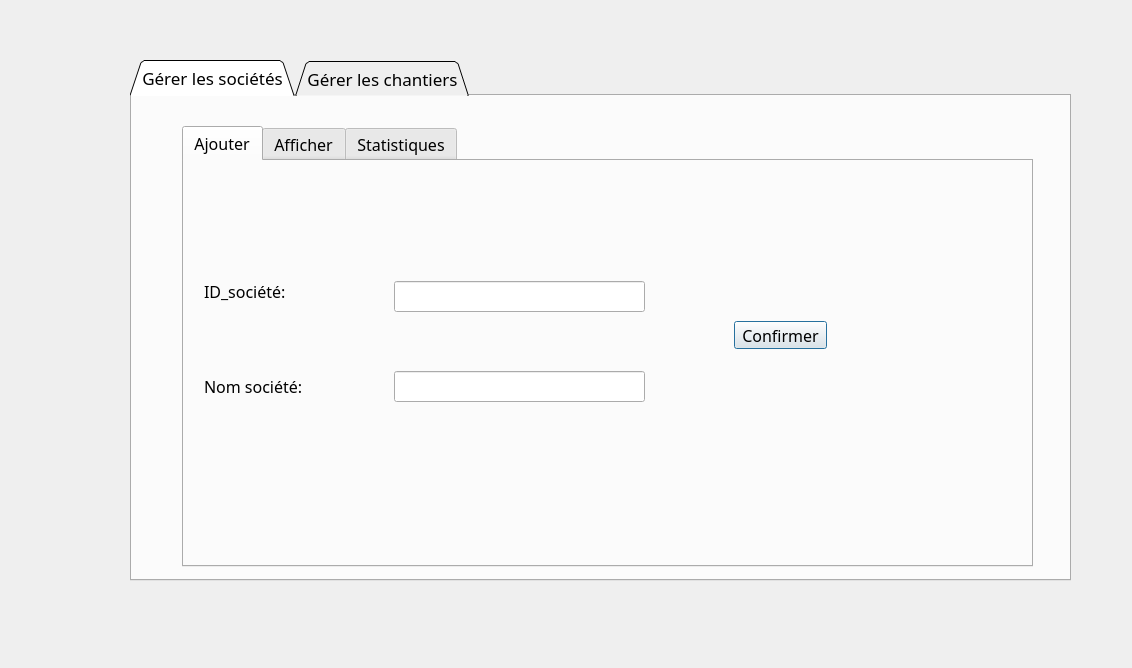
<?xml version="1.0" encoding="UTF-8"?>
<ui version="4.0">
 <class>Dialog</class>
 <widget class="QDialog" name="Dialog">
  <property name="geometry">
   <rect>
    <x>0</x>
    <y>0</y>
    <width>1132</width>
    <height>668</height>
   </rect>
  </property>
  <property name="windowTitle">
   <string>Dialog</string>
  </property>
  <widget class="QTabWidget" name="tabWidget">
   <property name="geometry">
    <rect>
     <x>130</x>
     <y>60</y>
     <width>941</width>
     <height>521</height>
    </rect>
   </property>
   <property name="font">
    <font>
     <family>Bahnschrift SemiCondensed</family>
     <pointsize>13</pointsize>
    </font>
   </property>
   <property name="autoFillBackground">
    <bool>false</bool>
   </property>
   <property name="styleSheet">
    <string notr="true">background-image: url(:/image/baladitech.PNG);
background-image: url(:/image/Design baladitech CRUD.jpg);</string>
   </property>
   <property name="tabShape">
    <enum>QTabWidget::Triangular</enum>
   </property>
   <property name="currentIndex">
    <number>0</number>
   </property>
   <property name="iconSize">
    <size>
     <width>16</width>
     <height>16</height>
    </size>
   </property>
   <property name="elideMode">
    <enum>Qt::ElideNone</enum>
   </property>
   <widget class="QWidget" name="tab">
    <attribute name="title">
     <string>Gérer les sociétés</string>
    </attribute>
    <widget class="QTabWidget" name="tabWidget_2">
     <property name="geometry">
      <rect>
       <x>50</x>
       <y>30</y>
       <width>851</width>
       <height>441</height>
      </rect>
     </property>
     <property name="font">
      <font>
       <family>Tw Cen MT</family>
       <pointsize>12</pointsize>
      </font>
     </property>
     <property name="autoFillBackground">
      <bool>false</bool>
     </property>
     <property name="styleSheet">
      <string notr="true">background-image: url(:/image/Design baladitech inCRUD.png);</string>
     </property>
     <property name="currentIndex">
      <number>0</number>
     </property>
     <widget class="QWidget" name="tab_3">
      <attribute name="title">
       <string>Ajouter</string>
      </attribute>
      <widget class="QLineEdit" name="lineEdit_13">
       <property name="geometry">
        <rect>
         <x>210</x>
         <y>210</y>
         <width>251</width>
         <height>31</height>
        </rect>
       </property>
      </widget>
      <widget class="QLabel" name="label_32">
       <property name="geometry">
        <rect>
         <x>20</x>
         <y>120</y>
         <width>171</width>
         <height>21</height>
        </rect>
       </property>
       <property name="text">
        <string>ID_société:</string>
       </property>
      </widget>
      <widget class="QLineEdit" name="lineEdit_12">
       <property name="geometry">
        <rect>
         <x>210</x>
         <y>120</y>
         <width>251</width>
         <height>31</height>
        </rect>
       </property>
      </widget>
      <widget class="QLabel" name="label_31">
       <property name="geometry">
        <rect>
         <x>20</x>
         <y>210</y>
         <width>171</width>
         <height>31</height>
        </rect>
       </property>
       <property name="text">
        <string>Nom société:</string>
       </property>
      </widget>
      <widget class="QPushButton" name="pushButton_4">
       <property name="geometry">
        <rect>
         <x>550</x>
         <y>160</y>
         <width>93</width>
         <height>28</height>
        </rect>
       </property>
       <property name="text">
        <string>Confirmer</string>
       </property>
      </widget>
     </widget>
     <widget class="QWidget" name="tab_5">
      <attribute name="title">
       <string>Afficher</string>
      </attribute>
      <widget class="QLabel" name="label_35">
       <property name="geometry">
        <rect>
         <x>40</x>
         <y>300</y>
         <width>91</width>
         <height>21</height>
        </rect>
       </property>
       <property name="text">
        <string>Trier par:</string>
       </property>
      </widget>
      <widget class="QLabel" name="label_37">
       <property name="geometry">
        <rect>
         <x>340</x>
         <y>320</y>
         <width>101</width>
         <height>20</height>
        </rect>
       </property>
       <property name="text">
        <string>Rechercher:</string>
       </property>
      </widget>
      <widget class="QLineEdit" name="lineEdit_17">
       <property name="geometry">
        <rect>
         <x>450</x>
         <y>310</y>
         <width>231</width>
         <height>31</height>
        </rect>
       </property>
      </widget>
      <widget class="QPushButton" name="pushButton_7">
       <property name="geometry">
        <rect>
         <x>720</x>
         <y>310</y>
         <width>93</width>
         <height>28</height>
        </rect>
       </property>
       <property name="text">
        <string>Rechercher</string>
       </property>
      </widget>
      <widget class="QTableView" name="Affichage_2">
       <property name="geometry">
        <rect>
         <x>40</x>
         <y>10</y>
         <width>521</width>
         <height>281</height>
        </rect>
       </property>
      </widget>
      <widget class="QPushButton" name="pushButton_5">
       <property name="geometry">
        <rect>
         <x>590</x>
         <y>90</y>
         <width>93</width>
         <height>28</height>
        </rect>
       </property>
       <property name="text">
        <string>Modifier</string>
       </property>
       <property name="checkable">
        <bool>true</bool>
       </property>
      </widget>
      <widget class="QPushButton" name="pushButton_2">
       <property name="geometry">
        <rect>
         <x>590</x>
         <y>160</y>
         <width>93</width>
         <height>28</height>
        </rect>
       </property>
       <property name="text">
        <string>Supprimer</string>
       </property>
      </widget>
      <widget class="QRadioButton" name="radioButton">
       <property name="geometry">
        <rect>
         <x>110</x>
         <y>310</y>
         <width>97</width>
         <height>20</height>
        </rect>
       </property>
       <property name="text">
        <string>Nom</string>
       </property>
      </widget>
      <widget class="QRadioButton" name="radioButton_2">
       <property name="geometry">
        <rect>
         <x>110</x>
         <y>350</y>
         <width>97</width>
         <height>20</height>
        </rect>
       </property>
       <property name="text">
        <string>ID</string>
       </property>
      </widget>
     </widget>
     <widget class="QWidget" name="tab_7">
      <attribute name="title">
       <string>Statistiques</string>
      </attribute>
      <widget class="QLabel" name="label_39">
       <property name="geometry">
        <rect>
         <x>55</x>
         <y>40</y>
         <width>181</width>
         <height>31</height>
        </rect>
       </property>
       <property name="text">
        <string>ID_société:</string>
       </property>
      </widget>
      <widget class="QLineEdit" name="lineEdit_19">
       <property name="geometry">
        <rect>
         <x>280</x>
         <y>40</y>
         <width>231</width>
         <height>31</height>
        </rect>
       </property>
      </widget>
      <widget class="QPushButton" name="pushButton_9">
       <property name="geometry">
        <rect>
         <x>570</x>
         <y>40</y>
         <width>93</width>
         <height>28</height>
        </rect>
       </property>
       <property name="text">
        <string>Confirmer</string>
       </property>
      </widget>
      <widget class="QTableWidget" name="tableWidget">
       <property name="geometry">
        <rect>
         <x>60</x>
         <y>100</y>
         <width>421</width>
         <height>281</height>
        </rect>
       </property>
      </widget>
     </widget>
    </widget>
   </widget>
   <widget class="QWidget" name="Ajouter">
    <attribute name="title">
     <string>Gérer les chantiers</string>
    </attribute>
    <widget class="QTabWidget" name="tabWidget_3">
     <property name="geometry">
      <rect>
       <x>50</x>
       <y>30</y>
       <width>851</width>
       <height>441</height>
      </rect>
     </property>
     <property name="font">
      <font>
       <family>Tw Cen MT</family>
       <pointsize>12</pointsize>
      </font>
     </property>
     <property name="autoFillBackground">
      <bool>false</bool>
     </property>
     <property name="styleSheet">
      <string notr="true">background-image: url(:/image/Design baladitech inCRUD.png);</string>
     </property>
     <property name="currentIndex">
      <number>0</number>
     </property>
     <widget class="QWidget" name="tab_8">
      <attribute name="title">
       <string>Ajouter</string>
      </attribute>
      <widget class="QLabel" name="label">
       <property name="geometry">
        <rect>
         <x>35</x>
         <y>70</y>
         <width>171</width>
         <height>21</height>
        </rect>
       </property>
       <property name="text">
        <string>Nom chantier:</string>
       </property>
      </widget>
      <widget class="QLabel" name="label_2">
       <property name="geometry">
        <rect>
         <x>40</x>
         <y>130</y>
         <width>131</width>
         <height>31</height>
        </rect>
       </property>
       <property name="text">
        <string>Localisation:</string>
       </property>
      </widget>
      <widget class="QLineEdit" name="lineEdit">
       <property name="geometry">
        <rect>
         <x>250</x>
         <y>70</y>
         <width>111</width>
         <height>31</height>
        </rect>
       </property>
      </widget>
      <widget class="QLabel" name="label_4">
       <property name="geometry">
        <rect>
         <x>170</x>
         <y>110</y>
         <width>121</width>
         <height>21</height>
        </rect>
       </property>
       <property name="text">
        <string>Régions</string>
       </property>
      </widget>
      <widget class="QLabel" name="label_5">
       <property name="geometry">
        <rect>
         <x>310</x>
         <y>110</y>
         <width>131</width>
         <height>31</height>
        </rect>
       </property>
       <property name="text">
        <string>Rue/avenue</string>
       </property>
      </widget>
      <widget class="QComboBox" name="comboBox_2">
       <property name="geometry">
        <rect>
         <x>170</x>
         <y>140</y>
         <width>91</width>
         <height>22</height>
        </rect>
       </property>
       <item>
        <property name="text">
         <string>Region nord</string>
        </property>
       </item>
       <item>
        <property name="text">
         <string>Region sud</string>
        </property>
       </item>
       <item>
        <property name="text">
         <string>Region est</string>
        </property>
       </item>
       <item>
        <property name="text">
         <string>Region ouest</string>
        </property>
       </item>
      </widget>
      <widget class="QLineEdit" name="lineEdit_2">
       <property name="geometry">
        <rect>
         <x>310</x>
         <y>140</y>
         <width>113</width>
         <height>31</height>
        </rect>
       </property>
      </widget>
      <widget class="QLabel" name="label_6">
       <property name="geometry">
        <rect>
         <x>40</x>
         <y>210</y>
         <width>211</width>
         <height>31</height>
        </rect>
       </property>
       <property name="text">
        <string>Affecter à société:</string>
       </property>
      </widget>
      <widget class="QCommandLinkButton" name="commandLinkButton">
       <property name="geometry">
        <rect>
         <x>50</x>
         <y>330</y>
         <width>187</width>
         <height>41</height>
        </rect>
       </property>
       <property name="text">
        <string>Nouvelle société</string>
       </property>
      </widget>
      <widget class="QLineEdit" name="lineEdit_10">
       <property name="geometry">
        <rect>
         <x>250</x>
         <y>20</y>
         <width>111</width>
         <height>31</height>
        </rect>
       </property>
       <property name="styleSheet">
        <string notr="true"/>
       </property>
      </widget>
      <widget class="QLabel" name="label_27">
       <property name="geometry">
        <rect>
         <x>40</x>
         <y>20</y>
         <width>161</width>
         <height>21</height>
        </rect>
       </property>
       <property name="text">
        <string>ID_chantier:</string>
       </property>
      </widget>
      <widget class="QPushButton" name="pushButton_3">
       <property name="geometry">
        <rect>
         <x>410</x>
         <y>340</y>
         <width>93</width>
         <height>28</height>
        </rect>
       </property>
       <property name="text">
        <string>Confirmer</string>
       </property>
      </widget>
      <widget class="QLabel" name="label_29">
       <property name="geometry">
        <rect>
         <x>270</x>
         <y>280</y>
         <width>91</width>
         <height>31</height>
        </rect>
       </property>
       <property name="text">
        <string>état:</string>
       </property>
      </widget>
      <widget class="QComboBox" name="comboBox">
       <property name="geometry">
        <rect>
         <x>310</x>
         <y>281</y>
         <width>91</width>
         <height>31</height>
        </rect>
       </property>
       <item>
        <property name="text">
         <string>En attente</string>
        </property>
       </item>
       <item>
        <property name="text">
         <string>En cours</string>
        </property>
       </item>
       <item>
        <property name="text">
         <string>Terminé</string>
        </property>
       </item>
      </widget>
      <widget class="QTableView" name="Affichage_4">
       <property name="geometry">
        <rect>
         <x>440</x>
         <y>90</y>
         <width>281</width>
         <height>201</height>
        </rect>
       </property>
      </widget>
      <widget class="QLineEdit" name="lineEdit_3">
       <property name="geometry">
        <rect>
         <x>170</x>
         <y>210</y>
         <width>151</width>
         <height>31</height>
        </rect>
       </property>
      </widget>
     </widget>
     <widget class="QWidget" name="tab_10">
      <attribute name="title">
       <string>Afficher</string>
      </attribute>
      <widget class="QLabel" name="label_26">
       <property name="geometry">
        <rect>
         <x>60</x>
         <y>320</y>
         <width>56</width>
         <height>16</height>
        </rect>
       </property>
       <property name="text">
        <string>Trier par:</string>
       </property>
      </widget>
      <widget class="QLabel" name="label_38">
       <property name="geometry">
        <rect>
         <x>320</x>
         <y>330</y>
         <width>131</width>
         <height>31</height>
        </rect>
       </property>
       <property name="text">
        <string>Rechercher:</string>
       </property>
      </widget>
      <widget class="QPushButton" name="pushButton_8">
       <property name="geometry">
        <rect>
         <x>700</x>
         <y>330</y>
         <width>93</width>
         <height>28</height>
        </rect>
       </property>
       <property name="text">
        <string>Rechercher</string>
       </property>
      </widget>
      <widget class="QLineEdit" name="lineEdit_18">
       <property name="geometry">
        <rect>
         <x>460</x>
         <y>330</y>
         <width>221</width>
         <height>31</height>
        </rect>
       </property>
      </widget>
      <widget class="QPushButton" name="pushButton_6">
       <property name="geometry">
        <rect>
         <x>730</x>
         <y>190</y>
         <width>93</width>
         <height>28</height>
        </rect>
       </property>
       <property name="text">
        <string>Modifier</string>
       </property>
       <property name="checkable">
        <bool>true</bool>
       </property>
      </widget>
      <widget class="QPushButton" name="pushButton_11">
       <property name="geometry">
        <rect>
         <x>730</x>
         <y>240</y>
         <width>93</width>
         <height>28</height>
        </rect>
       </property>
       <property name="text">
        <string>Supprimer</string>
       </property>
      </widget>
      <widget class="QTableView" name="Affichage_3">
       <property name="geometry">
        <rect>
         <x>30</x>
         <y>30</y>
         <width>691</width>
         <height>281</height>
        </rect>
       </property>
      </widget>
      <widget class="QRadioButton" name="radioButton_3">
       <property name="geometry">
        <rect>
         <x>130</x>
         <y>320</y>
         <width>97</width>
         <height>20</height>
        </rect>
       </property>
       <property name="text">
        <string>Nom</string>
       </property>
      </widget>
      <widget class="QRadioButton" name="radioButton_4">
       <property name="geometry">
        <rect>
         <x>130</x>
         <y>349</y>
         <width>97</width>
         <height>21</height>
        </rect>
       </property>
       <property name="text">
        <string>Region</string>
       </property>
      </widget>
      <widget class="QRadioButton" name="radioButton_5">
       <property name="geometry">
        <rect>
         <x>130</x>
         <y>380</y>
         <width>97</width>
         <height>20</height>
        </rect>
       </property>
       <property name="text">
        <string>Etat</string>
       </property>
      </widget>
     </widget>
    </widget>
   </widget>
  </widget>
 </widget>
 <resources/>
 <connections/>
</ui>
